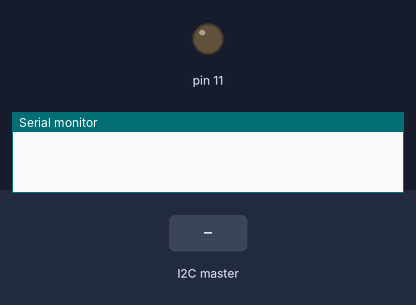
The sketch below on a simulated Arduino Uno, built with avr-gcc and run on an emulated ATmega328P. Parts: output pins drawn as LEDs (lit = HIGH), the last lines printed to the serial monitor. Dashed ring = blinking. The test bench sets the inputs (shaded band).

Above: at 1.2 s.
1.3 s: the I2C master sends the byte 90
At 2.4 s:
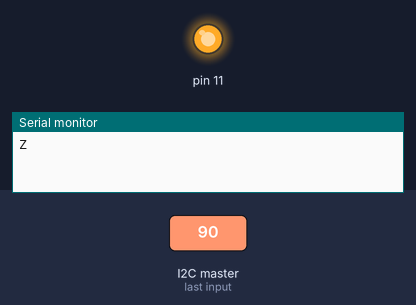
5.9 s: the I2C master sends "."
At 7.3 s:
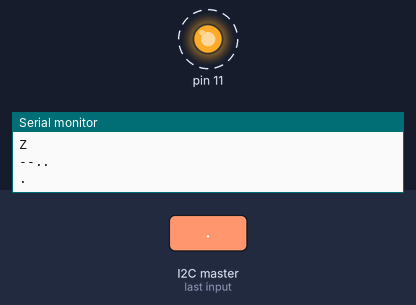
Timing chart, 0 to 14.9 s (numbered marks = the images above; inputs shaded):
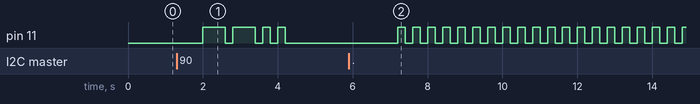

The sketch:

slave.ino
```cpp
#define UTIME 200
#include <Wire.h>

String morsecode[] =
{
  "-----", ".----", ".---", "...--", "....-", //0 ~ 4
  ".....", "-....", "--...", "---..", "----.",  //5 ~ 9
  "", "", "", "", "", "", "", //: ; < = > ? @
  ".-", "-...", "-.-.", "-..", ".", "..-.", "--.",  //A ~ G
  "....", "..", ".---", "-.-", ".-..", "--", "-.",  //H ~ N
  "---", ".--.", "--.-", ".-.", "...", "-", "..-",  //O ~ U
  "...-", ".--", "-..-", "-.--", "--.."  //V ~ Z
};

String receivedWord;

void setup() {
  pinMode(11, OUTPUT);
  Wire.begin(4);
  Wire.onReceive(receiveEvent);
  Serial.begin(9600);
}

void loop() {
  if (receivedWord == "\n"){
    receivedWord = "";
  }
  Morse(receivedWord);
  delay(2000);
}

void receiveEvent(int numBytes) {
  receivedWord = "";

  while (Wire.available()) {
    char c = Wire.read();
    receivedWord += c;
  }

  if (receivedWord != "") {
    Serial.println(receivedWord);
  }
}

void Morse(String input)
{
  for(int i = 0; i < input.length(); i++)
  {
    if(input[i] == ' ')
    {
      delay(UTIME*7);
      continue;
    }

    String code = morsecode[input[i]-'0'];
    int vibration = 0;

    for(int j = 0; j< code.length(); j++)
    {

      if(code[j] == '.')
      {
        vibration = UTIME;
      }
      else if(code[j] == '-')
      {
        vibration = UTIME * 3;
      }
        digitalWrite(11, HIGH); //start vibration
        delay(vibration);
        digitalWrite(11, LOW);
        delay(UTIME);
    }
    Serial.println(code);
    delay(400);
  }
}
```

Measured:
- after the input at 1.3 s, pin 11: LOW → HIGH after 0.70 s, → LOW 0.60 s later, → HIGH 0.20 s later, → LOW 0.60 s later, … (8 changes in this stretch)
